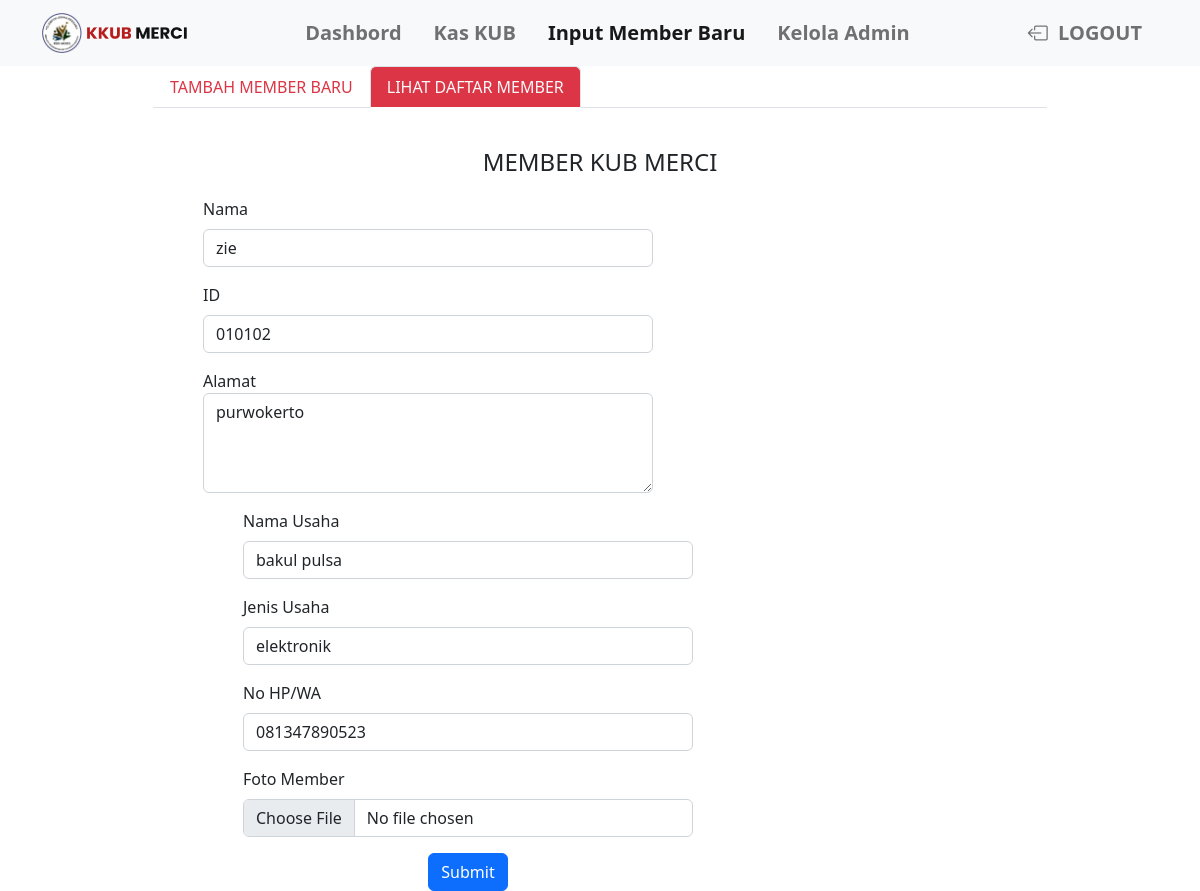
Screenshot of /adm/admEditDataMember.php?id=010102 (signed in) with the database file from the repository.
### tables this page shows
CREATE TABLE `tbl_keanggotaan` (
  `id` varchar(20) NOT NULL,
  `nama` varchar(50) NOT NULL,
  `no_hp` varchar(20) NOT NULL,
  `alamat` text NOT NULL,
  `jenis_usaha` varchar(50) NOT NULL,
  `nama_usaha` varchar(50) NOT NULL,
  `foto_member` text NOT NULL
);

### adm/admEditDataMember.php (the view, shortened to what this page needs)
<?php
include("../config.php");
$id = $_GET['id'];
$sql = "SELECT * FROM tbl_keanggotaan WHERE id=$id";
$query = mysqli_query($db, $sql);
$data = mysqli_fetch_assoc($query);
?>
<!doctype html>
<html lang="en">
<head>
    <link href="https://cdn.jsdelivr.net/npm/bootstrap@5.2.0-beta1/dist/css/bootstrap.min.css" rel="stylesheet">
    <link rel="stylesheet" href="../css/style.css">
    <link rel="stylesheet" href="https://cdn.jsdelivr.net/npm/bootstrap-icons@1.8.2/font/bootstrap-icons.css">
</head>
<body>
    <nav class="navbar navbar-expand-lg bg-light">
        <div class="container">
            <a class="navbar-brand" href="#">
                <img src="../img/logo.png" width="40px" height="40px">
                <img src="../img/textLogo.png" width="100px">
            </a>
            <div class="collapse navbar-collapse" id="navbarNav">
                <ul class="navbar-nav ms-auto">
                    <li class="nav-item mx-2">
                        <a class="nav-link fw-bold fs-5" aria-current="page" href="admDashbord.php">Dashbord</a>
                    </li>
                    <li class="nav-item mx-2">
                        <a class="nav-link fw-bold fs-5 " aria-current="page" href="admKasKonfirm.php">Kas KUB</a>
                    </li>
                    <li class="nav-item mx-2">
                        <a class="nav-link fw-bold fs-5 active" href="#">Input Member Baru</a>
                    </li>
                    <li class="nav-item mx-2">
                        <a class="nav-link fw-bold fs-5 " href="admNewAdmin.php">Kelola Admin</a>
                    </li>
                </ul>
                <ul class="navbar-nav ms-auto">
                    <li class="nav-item mx-2">
                        <a class="nav-link fw-bold fs-5 " href="confLogOut.php"><i class="bi bi-box-arrow-left"></i></i>&nbsp LOGOUT</a>
                    </li>
                </ul>
            </div>
        </div>
    </nav>
    <div class="row justify-content-center">
        <div class="col-lg-9 lebar-xy">
            <ul class="nav nav-tabs">
                <li class="nav-item">
                    <a class="nav-link text-danger" href="admNewMember.php">TAMBAH MEMBER BARU</a>
                </li>
                <li class="nav-item">
                    <a class="nav-link active bg-danger text-light " href="admListMember.php">LIHAT DAFTAR MEMBER</a>
                </li>
            </ul>
            <div class="container-new-member">
                <h4 style="text-align: center">MEMBER KUB MERCI</h4>
                <form action="confEditDataMember.php" method="post" enctype="multipart/form-data">
                    <div class="bagidua">
                        <div class="mb-3">
                            <label for="nama" class="form-label">Nama</label>
                            <input type="text" class="form-control" id="nama" placeholder="Masukkan Nama Member" name="nama" value="<?php echo $data['nama'] ?>">
                        </div>
                        <div class="mb-3">
                            <label for="id_member" class="form-label">ID</label>
                            <input type="text" class="form-control" id="id_member" placeholder="Masukkan ID Member " name="id_member" value="<?php echo $data['id'] ?>" readonly>
                        </div>
                        <div class="mb-3">
                            <label for="alamat">Alamat</label>
                            <textarea class="form-control" placeholder="Masukkan Alamat Member" id="alamat" style="height: 100px" name="alamat"><?php echo $data['alamat'] ?></textarea>
                        </div>
                    </div>
                    <div class="bagidua2">
                        <div class="mb-3 floating">
                            <label for="nama_usaha" class="form-label">Nama Usaha</label>
                            <input type="text" class="form-control" id="nama_usaha" placeholder="Masukkan Nama Usaha Member" name="nama_usaha" value="<?php echo $data['nama_usaha'] ?>">
                        </div>
                        <div class="mb-3">
                            <label for="jenis_usaha" class="form-label">Jenis Usaha</label>
                            <input type="text" class="form-control" id="jenis_usaha" placeholder="Masukkan Jenis Usaha Member" name="jenis_usaha" value="<?php echo $data['jenis_usaha'] ?>">
                        </div>
                        <div class="mb-3">
                            <label for="no_hp" class="form-label">No HP/WA</label>
                            <input type="text" class="form-control" id="no_hp" placeholder="Masukkan Nomor HP/WA " name="no_hp" value="<?php echo $data['no_hp'] ?>">
                        </div>
                        <div class="mb-3">
                            <label for="foto_member" class="form-label">Foto Member</label>
                            <input class="form-control" type="file" id="foto_member" name="foto_member" value="<?php echo "../images/".$data['nama'] ?>">
                        </div>
                        <center><button type="submit" class="btn btn-primary" name="submit" value="submit">Submit</button></center>
                    </div>
                </form>
            </div>
        </div>
    </div>
</body>
</html>

### css/style.css (style rules this page uses)
.lebar-xy { height: 490px; }
.container-new-member { margin-top: 40px; }
.container-new-member form { margin-top: 20px; margin-left: 50px; }
.bagidua { width: 450px; float: left; }
.bagidua2 { width: 450px; float: left; margin-left: 40px; }

### rows the page displays
tbl_keanggotaan: nama "zie", id_member "010102", alamat "purwokerto", nama_usaha "bakul pulsa", jenis_usaha "elektronik", no_hp "081347890523"
